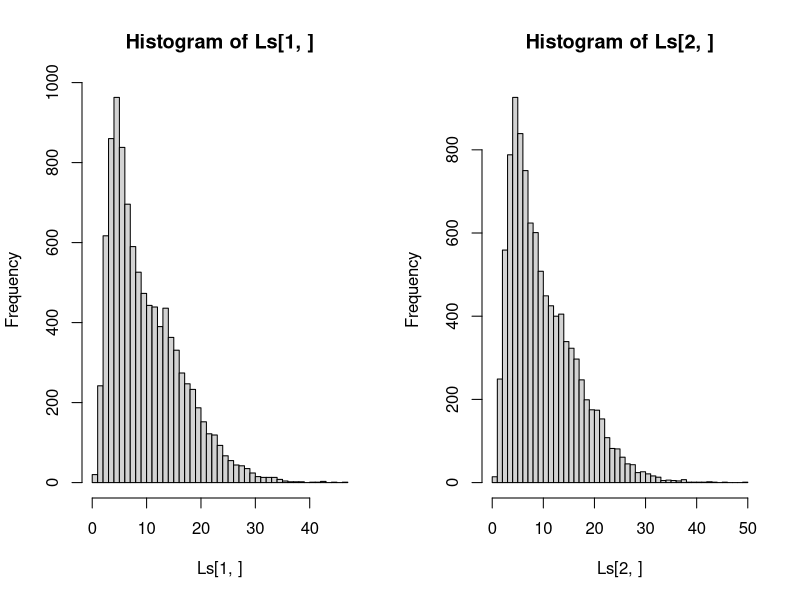
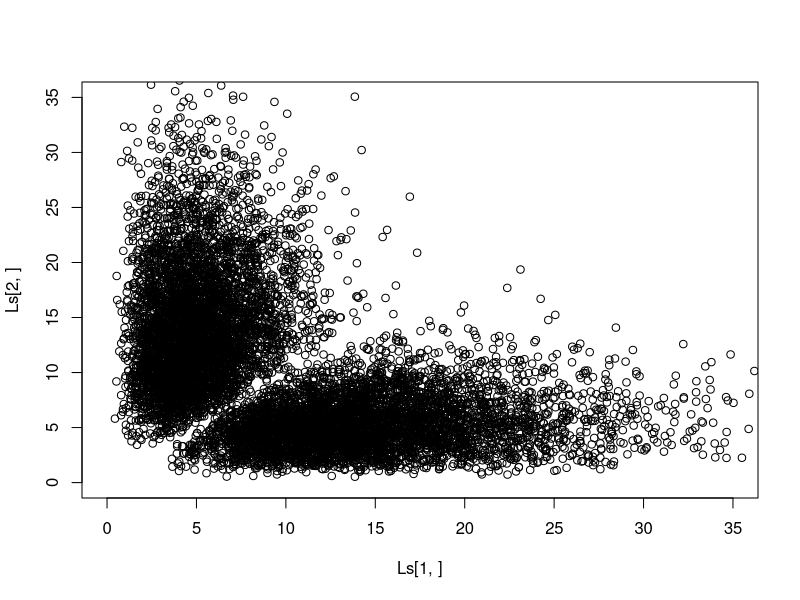
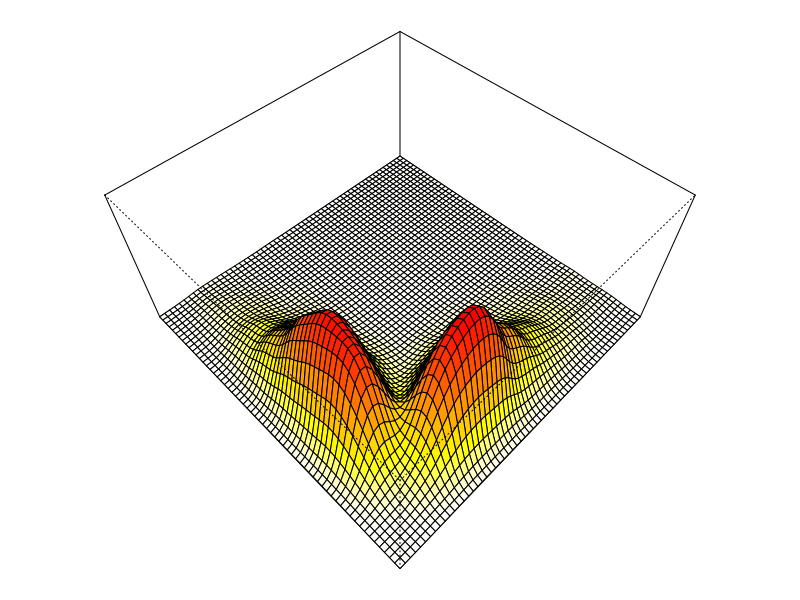
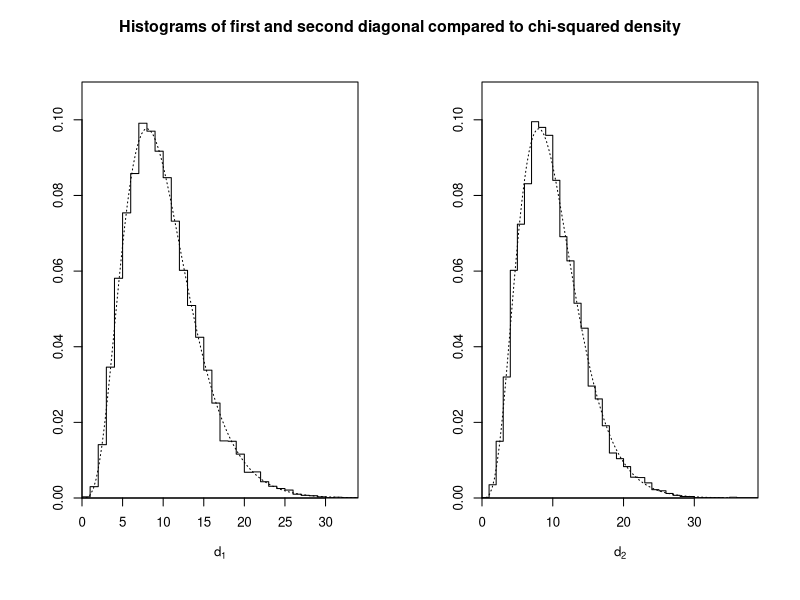
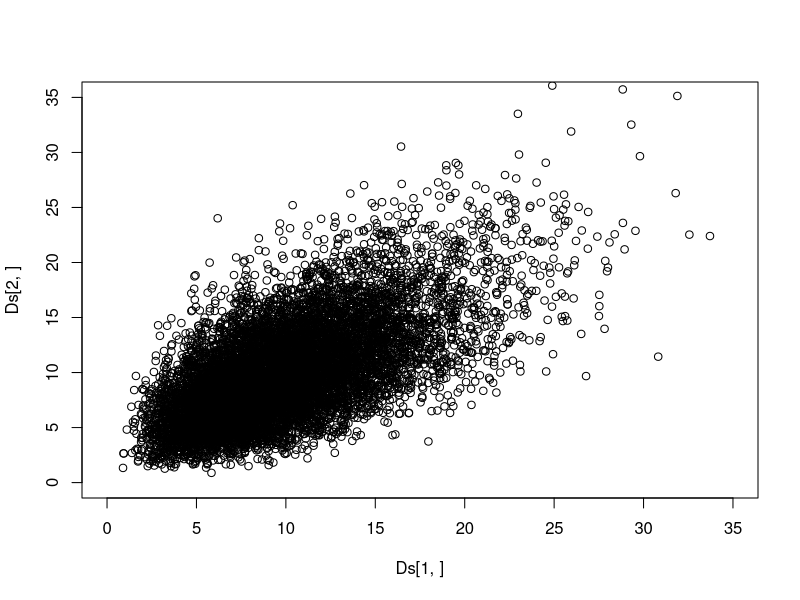
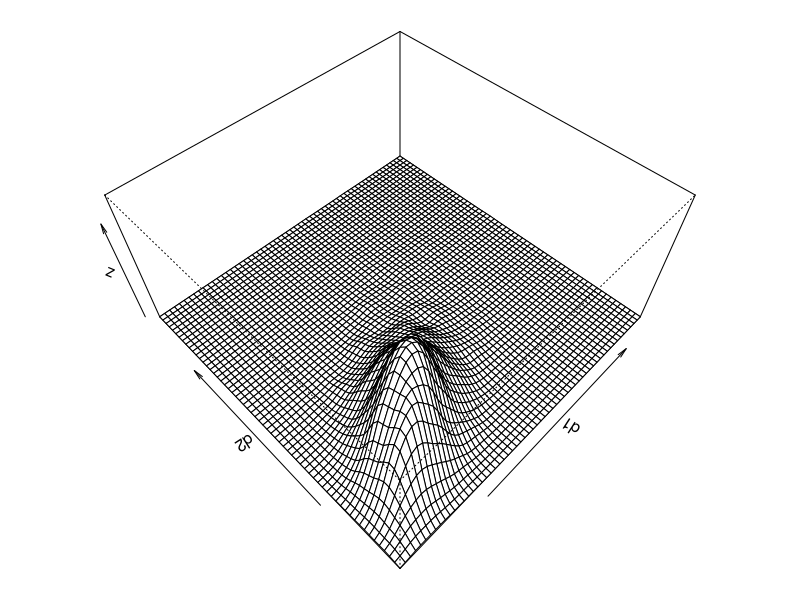
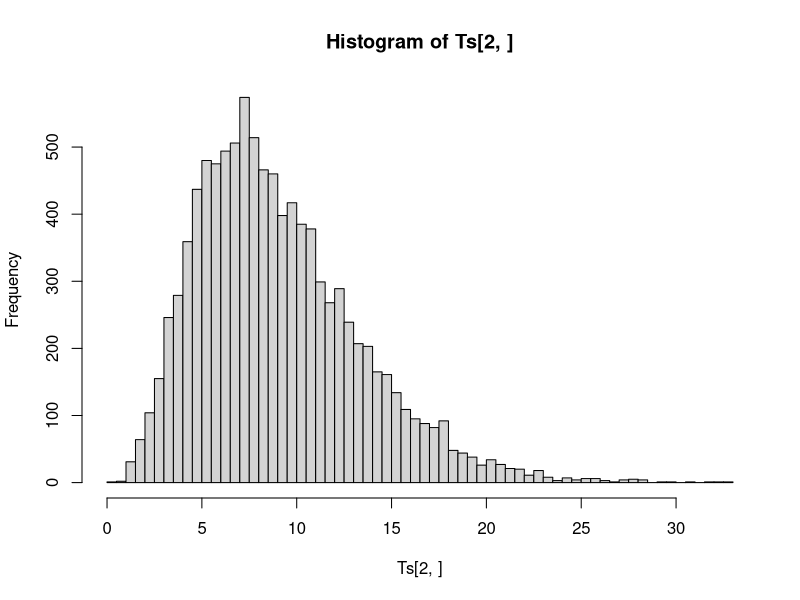
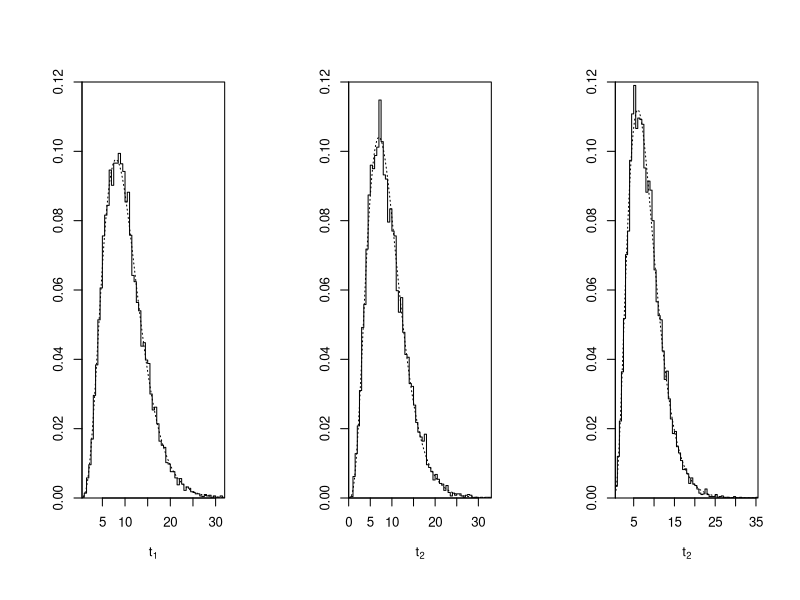

The R source for these figures, in order:
## ---- chunk 1
eigenvalues = function(x) {
  sample(eigen(x, only.values=T)$values, nrow(x))
}
## ---- chunk 2
Sigma = matrix(c(1,1/3,1/3,1), ncol=2)
Sigma
## ---- chunk 3
A = rWishart(3, 10, Sigma)
A
## ---- chunk 4
A[,,3]
## ---- chunk 5
eigenvalues(A[,,3])
## ---- chunk 6
Ls = apply(rWishart(10^4, 10, Sigma), 3, eigenvalues)
## ---- chunk 7
dim(Ls)
## ---- chunk 8
par(mfrow=c(1,2)) -> opar

hist(Ls[1,], 50)
hist(Ls[2,], 50)

title(main="Histograms of first and second eigenvalue", outer=T, line=1)

par(opar)
## ---- chunk 9
plot(Ls[1,], Ls[2,], xlim=c(0,35), ylim=c(0,35))
## ---- chunk 10
require(MASS)

f = kde2d(Ls[1,], Ls[2,], n=60, lims=c(-1,35,-1,35))

# set margins
par(mai=c(0.1,0.1,0.1,0.1)) -> opar

# extract data
e1 = f$x
e2 = f$y
z = f$z

# generate colors
nb.col = 256
color = heat.colors(nb.col)
nrz = nrow(z)
ncz = ncol(z)
facet = -(z[-1, -1] + z[-1, -ncz] + z[-nrz, -1] + z[-nrz, -ncz])
facetcol = cut(facet, nb.col)

# plot
persp(e1, e2, z, phi = 50, theta = -45, 
      expand=0.5, col=color[facetcol],
      ticktype="detailed", axes=F)

par(opar)
## ---- chunk 11
N = 10
Sigma = matrix(c(1,4/5,4/5,1), ncol=2)
Sigma
## ---- chunk 12
Ds = apply(rWishart(10^4, N, Sigma), 3, diag)
## ---- chunk 13
dim(Ds)
## ---- chunk 14
Ds[,1]
## ---- chunk 15
hist(Ds[1,], breaks=30, plot=FALSE) -> h1
hist(Ds[2,], breaks=30, plot=FALSE) -> h2
## ---- chunk 16
par(mfrow=c(1,2), xaxs="i", yaxs="i", cex=0.8, 
    cex.axis=1.0) -> opar

# density of marginal
f = function(x) dchisq(x, df=N)

plot(h1$breaks, c(h1$density, 0), type="s", 
     xlab=expression(d[1]), ylab="", ylim=c(0, 0.11))
curve(f, 0, 35, lwd=1, lty=3, add=TRUE)

plot(h2$breaks, c(h2$density, 0), type="s", 
     xlab=expression(d[2]), ylab="", ylim=c(0, 0.11))
curve(f, 0, 35, lwd=1, lty=3, add=TRUE)

title(main="Histograms of first and second diagonal compared to chi-squared density", outer=T, line=-2)

par(opar)
## ---- chunk 17
plot(Ds[1,], Ds[2,], xlim=c(0,35), ylim=c(0,35))
## ---- chunk 18
require(MASS)

f = kde2d(Ds[1,], Ds[2,], n=60)

# set margins
par(mai=c(0.1,0.1,0.1,0.1)) -> opar

# extract data
d1 = f$x
d2 = f$y
z = f$z

persp(d1, d2, z, phi = 50, theta = -45, expand=0.5)

par(opar)
## ---- chunk 19
Sigma = diag(1, 2, 2)
Sigma
## ---- chunk 20
A = rWishart(1, N, Sigma)
## ---- chunk 21
diag(chol(A[,,1]))^2
## ---- chunk 22
Sigma = diag(1, 3, 3)

tdiag = function(A) {
  diag(chol(A))^2
}

Ts = apply(rWishart(10^4, N, Sigma), 3, tdiag)
## ---- chunk 23
dim(Ts)
## ---- chunk 24
length(Ts[1,])
## ---- chunk 25
length(Ts[2,])
## ---- chunk 26
hist(Ts[2,], 50)
## ---- chunk 27
hist(Ts[1,], breaks="FD", plot=FALSE) -> h1
hist(Ts[2,], breaks="FD", plot=FALSE) -> h2
hist(Ts[3,], breaks="FD", plot=FALSE) -> h3
## ---- chunk 28
par(mfrow=c(1,3), xaxs="i", yaxs="i", cex=0.8, 
    cex.axis=1.0) -> opar

# density of marginal
f = function(x) dchisq(x, df=N)

plot(h1$breaks, c(h1$density, 0), type="s", 
     xlab=expression(t[1]), ylab="", ylim=c(0, 0.12))
curve(f, 0, 35, lwd=1, lty=3, add=TRUE)

f = function(x) dchisq(x, df=N-1)

plot(h2$breaks, c(h2$density, 0), type="s", 
     xlab=expression(t[2]), ylab="", ylim=c(0, 0.12))
curve(f, 0, 35, lwd=1, lty=3, add=TRUE)

f = function(x) dchisq(x, df=N-2)

plot(h3$breaks, c(h3$density, 0), type="s", 
     xlab=expression(t[2]), ylab="", ylim=c(0, 0.12))
curve(f, 0, 35, lwd=1, lty=3, add=TRUE)

#title(main="Histograms of first and second diagonal compared to chi-squared densities", outer=T, line=-2)

par(opar)
## ---- chunk 29
plot(Ts[1,], Ts[2,])
## ---- chunk 30
mu = c(2, 1)
## ---- chunk 31
Sigma1 = matrix(c(5,4,4,5), ncol=2)
Sigma1
## ---- chunk 32
Sigma2 = matrix(c(3,0,0,3), ncol=2)
Sigma2
## ---- chunk 33
Sigma3 = matrix(c(5,-4,-4,5), ncol=2)
Sigma3
## ---- chunk 34
library(mvtnorm)
## ---- chunk 35
library(car)
## ---- chunk 36
SA = function(X) {
  require(car)
  
  par(pty="s", bty="n") -> opar
  
  plot(X[,1], X[,2], pch=20, col="gray50", cex=0.2, 
       axes=FALSE, xlab="", ylab="", xlim=range(X),
       ylim=range(X))
  
  mr = as.integer(min(range(X)))
  Mr = as.integer(max(range(X)))
  
  lpts = seq(mr, Mr, 1)
  tpts = rep('', (Mr+1-mr))
  tpts[(Mr+1-mr)] = Mr
  tck = 0.005
  axis(1, pos=0, tick=TRUE, tck = tck, label=FALSE, at=lpts)
  axis(2, pos=0, tick=TRUE, tck = tck, label=FALSE, at=lpts)
  axis(1, pos=0, tick=TRUE, tck = -1*tck, label=tpts, 
       at=lpts,  padj=-2.5, cex.axis=0.7, lwd=0.5)
  axis(2, pos=0, tick=TRUE, tck = -1*tck, label=tpts, 
       at=lpts, cex.axis=0.7, hadj=-1.3, las=1)
  
  mu = colMeans(X)
  Sigma = var(X)
  e = eigen(Sigma)

  for (i in 1:3) {
    ellipse(mu, Sigma, i, xlim=range(X), ylim=range(X),
          col=1, center.pch=19, center.cex=0.2,
          lwd=0.8, lty=2)
  }
  
  arrows(mu[1], mu[2], 
         mu[1]+e$vectors[1,1]*sqrt(e$values[1])*2.5,
         mu[2]+e$vectors[2,1]*sqrt(e$values[1])*2.5,
         length=.04,col=1,lwd=1.5)
  arrows(mu[1], mu[2],
         mu[1]+e$vectors[1,2]*sqrt(e$values[2])*2.5,
         mu[2]+e$vectors[2,2]*sqrt(e$values[2])*2.5,
         length=.04, col=1, lwd=1.5)

  par(opar)
}
## ---- chunk 37
par(mfrow=c(1,3), mai=c(0,0.1,0.1,0.1)) -> opar 

n = 500

X = rmvnorm(n, mean=mu, sigma=Sigma1)
Sn = t(X) %*% X / n
pGV = det(Sigma1)
SA(X)
title(bquote(abs(Sigma[1])== ~ .(pGV)))

X = rmvnorm(n, mean=mu, sigma=Sigma2)
Sn = t(X) %*% X / n
pGV = det(Sigma2)
SA(X)
title(bquote(abs(Sigma[2])== ~ .(pGV)))

X = rmvnorm(n, mean=mu, sigma=Sigma3)
Sn = t(X) %*% X / n
pGV = det(Sigma3)
SA(X)
title(bquote(abs(Sigma[3])== ~ .(pGV)))

par(opar)
## ---- chunk 38
p = 3
Sigma = diag(1, p, p)
mu = rep(0, p)

M = 1000 # number of MC simulations
n = 2000 # number of observations

MC = numeric(M)
for (i in 1:M) {
  X = rmvnorm(n, mean=mu, sigma=Sigma)
  Sn = t(X) %*% X / (n-1)
  MC[i] = sqrt(n)*(det(Sn)/det(Sigma) - 1)
}
## ---- chunk 39
hist(MC, breaks="FD", plot=FALSE) -> h
## ---- chunk 40
par(xaxs="i", yaxs="i", cex=0.8, cex.axis=1.0) -> opar

# theoretical density
f = function(x) dnorm(x, mean=0, sd=sqrt(2*p))

plot(h$breaks, c(h$density, 0), type="s", 
     xlab="", ylab="", ylim=c(0, 0.2))

curve(f, -10, 10, lwd=1, lty=3, add=TRUE)

title(main="Histogram compared to normal density", outer=T, line=-2)

par(opar)
## ---- chunk 41
pcor = function(rho, p) {
  Tn = matrix(0, p, p)
  for (i in 1:p) {
    for (j in 1:p) {
      Tn[i,j] = rho^abs(i-j)
    }
  }
  return(Tn)
}
## ---- chunk 42
p = 3
Sigma = pcor(0.5, p)
mu = rep(0, p)

M = 1000 # number of MC simulations
n = 2000 # number of observations

MC = numeric(M)
for (i in 1:M) {
  X = rmvnorm(n, mean=mu, sigma=Sigma)
  Sn = t(X) %*% X / (n-1)
  MC[i] = sqrt(n)*(det(Sn)/det(Sigma) - 1)
}
## ---- chunk 43
hist(MC, breaks="FD", plot=FALSE) -> h
## ---- chunk 44
par(xaxs="i", yaxs="i", cex=0.8, cex.axis=1.0) -> opar

# theoretical density
f = function(x) dnorm(x, mean=0, sd=sqrt(2*p))

plot(h$breaks, c(h$density, 0), type="s", 
     xlab="", ylab="", ylim=c(0, 0.2))
curve(f, -10, 10, lwd=1, lty=3, add=TRUE)

title(main="Histogram compared to normal density", outer=T, line=-2)

par(opar)
## ---- chunk 45
p = 10
Sigma = diag(1, p, p)
mu = rep(0, p)

M = 1000 # number of MC simulations
n = 2000 # number of observations

MC = numeric(M)
for (i in 1:M) {
  X = rmvnorm(n, mean=mu, sigma=Sigma)
  Sn = t(X) %*% X / (n-1)
  MC[i] = sqrt(n)*(det(Sn)/det(Sigma) - 1)
}
## ---- chunk 46
hist(MC, breaks="FD", plot=FALSE) -> h
## ---- chunk 47
par(xaxs="i", yaxs="i", cex=0.8, cex.axis=1.0) -> opar

# theoretical density
f = function(x) dnorm(x, mean=0, sd=sqrt(2*p))

plot(h$breaks, c(h$density, 0), type="s", 
     xlab="", ylab="", ylim=c(0, 0.2))
curve(f, -10, 10, lwd=1, lty=3, add=TRUE)

title(main="Histogram compared to normal density", outer=T, line=-2)

par(opar)
## ---- chunk 48
require(mvtnorm)

p = 30
Sigma = diag(1, p, p)
mu = rep(0, p)

M = 1000 # number of MC simulations
n = 2000 # number of observations

MC = numeric(M)
for (i in 1:M) {
  X = rmvnorm(n, mean=mu, sigma=Sigma)
  Sn = t(X) %*% X / (n-1)
  MC[i] = sqrt(n)*(det(Sn)/det(Sigma) - 1)
}
## ---- chunk 49
hist(MC, breaks="FD", plot=FALSE) -> h
## ---- chunk 50
par(xaxs="i", yaxs="i", cex=0.8, cex.axis=1.0) -> opar

# theoretical density
f = function(x) dnorm(x, mean=0, sd=sqrt(2*p))

plot(h$breaks, c(h$density, 0), type="s", 
     xlab="", ylab="", ylim=c(0, 0.2))
curve(f, -50, 50, lwd=1, lty=3, add=TRUE)

title(main="Histogram compared to normal density", outer=T, line=-2)

par(opar)
## ---- chunk 51
d = function(u) 1 + (1-u)/u * log(1-u)
## ---- chunk 52
require(mvtnorm)

M = 1000 # number of MC simulations
n = 2000 # number of observations
p = 30

Sigma = diag(1, p, p)
mu = rep(0, p)

yn = p/n # Finite horizon proxy

MC = numeric(M)
for (i in 1:M) {
  X = rmvnorm(n, mean=mu, sigma=Sigma)
  Sn = t(X) %*% X / (n-1)
  #MC[i] = log(det(Sn)/det(Sigma)) + p * d(yn)
  MC[i] = log(det(Sn)) + p * d(yn)
}
## ---- chunk 53
mean(MC)
## ---- chunk 54
-0.5*log(1-yn)
## ---- chunk 55
hist(MC, breaks=seq(-1,1,length.out = 50))
## ---- chunk 56
par(xaxs="i", yaxs="i", cex=0.8, cex.axis=1.0) -> opar

hist(MC, breaks=seq(-1, 1, length.out = 100), plot=FALSE) -> h

# theoretical density
f = function(x) dnorm(x, mean=-0.5*log(1-yn), sd=sqrt(-2*log(1-yn)))

plot(h$breaks, c(h$density, 0), type="s", 
     xlab="", ylab="", ylim=c(0, 3.0))
curve(f, -1, 1, lwd=1, lty=3, add=TRUE)

title(main="Histogram compared to normal density", outer=T, line=-2)

par(opar)
